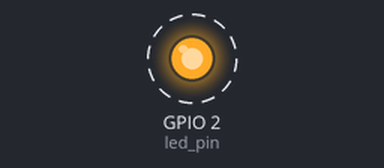
The sketch below on a simulated ESP32. Shown: output pins drawn as LEDs (lit = HIGH). Dashed ring = blinking. What the sketch prints to the serial monitor is not drawn.

Above: at 0.2 s.
Timing chart, 0 to 3.0 s (numbered marks = the images above):
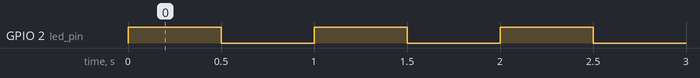

Measured:
- by itself, GPIO 2 (led_pin): alternates HIGH for 0.50 s and LOW for 0.50 s

The sketch:

multicore2.ino
```cpp
static const BaseType_t pro_cpu = 0;
static const BaseType_t app_cpu = 1;

static const int led_pin = 2;

static SemaphoreHandle_t bin_sem;

void triggerTask(void *parameters){
  pinMode(led_pin, OUTPUT);

  while(1){
    xSemaphoreGive(bin_sem);

    vTaskDelay(500 / portTICK_PERIOD_MS);
  }
}

void ledTask(void *parameters){
  while(1){
    xSemaphoreTake(bin_sem, portMAX_DELAY);
    Serial.println("Blink");
    int state = digitalRead(led_pin);
    digitalWrite(led_pin, !state);
  }
}

void setup() {
  bin_sem = xSemaphoreCreateBinary();

  xTaskCreatePinnedToCore(triggerTask, "trigger task", 1024, NULL, 2, NULL, pro_cpu);
  xTaskCreatePinnedToCore(ledTask, "blink task", 1024, NULL, 1, NULL, app_cpu);

  vTaskDelete(NULL);
}

void loop() {

}
```
